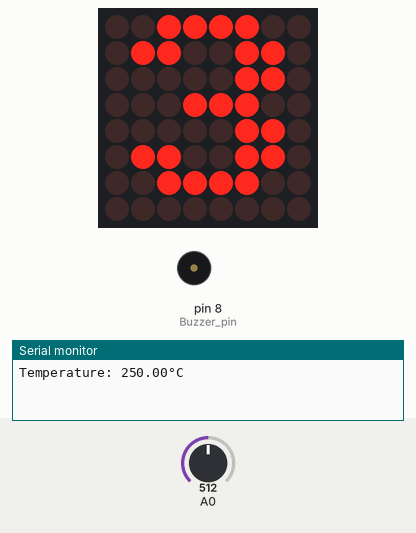
Recording of a sketch running on a simulated Arduino Uno, built with avr-gcc and run on an emulated ATmega328P. Parts: 8×8 LED matrix, buzzer (waves = sounding), the last lines printed to the serial monitor. The inputs (shaded band) are chosen by the test bench; at power-on: A0 = 512.

Above: at 1.2 s.
1.3 s: A0 set to 17
At 2.4 s:
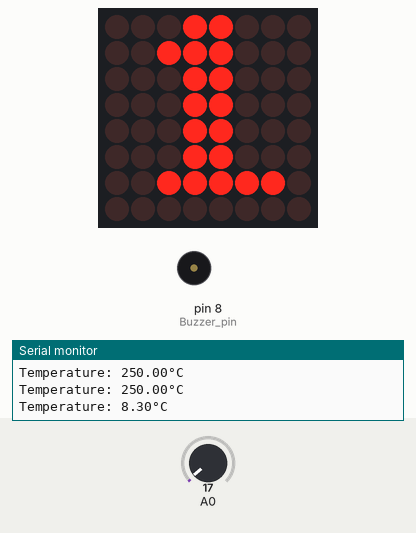
3.0 s: A0 set to 35
At 3.5 s:
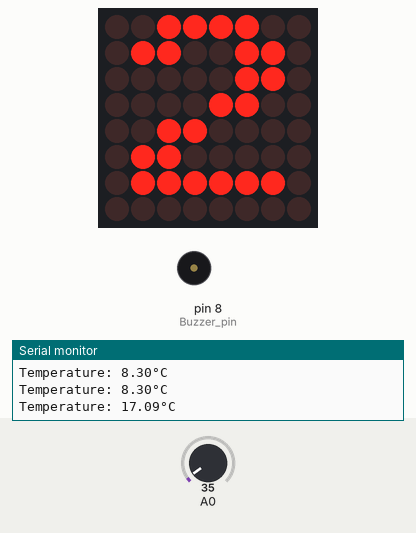
6.0 s: A0 set to 15
At 7.4 s:
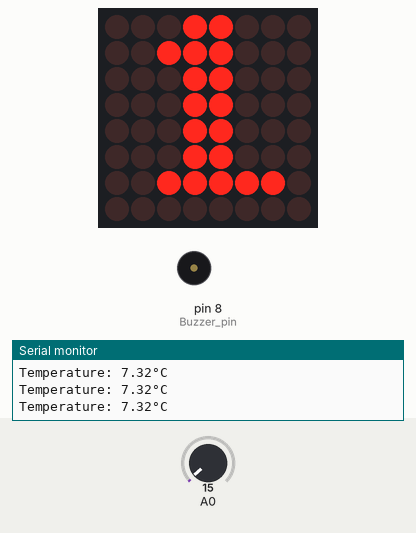
9.0 s: A0 set to 21
10.5 s: A0 set to 25
At 11.7 s:
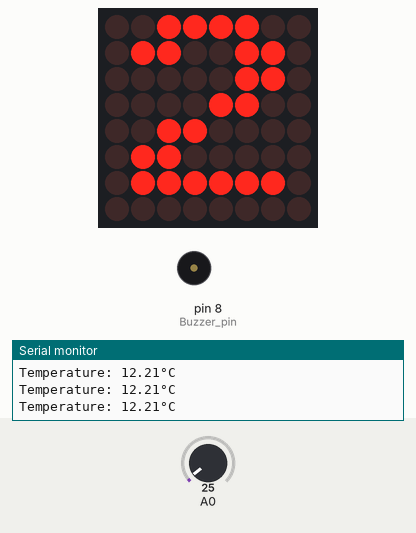
12.0 s: A0 set to 122
At 13.1 s:
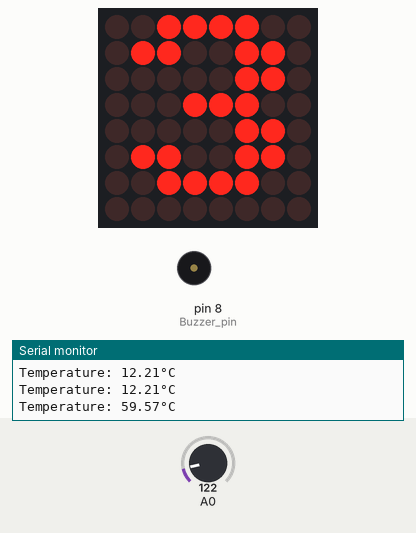
Timing chart, 0 to 14.5 s (numbered marks = the images above; inputs shaded):
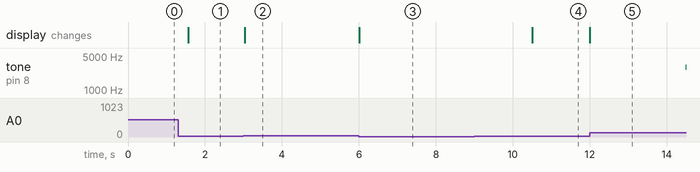

Measured:
- the behaviour switches between 22 and 23 on A0 (found by bisection; images 3 and 4)
- after the input at 1.3 s, tone on pin 8 (Buzzer_pin): stays silent (without the input it goes to 2838 Hz after 1.7 s); the display: changes after 0.26 s (image 1)
- after the input at 3.0 s, the display: changes at once (image 2)
- after the input at 6.0 s, the display: changes at once (image 3)
- after the input at 10.5 s, the display: changes at once (image 4)
- after the input at 12.0 s, tone on pin 8 (Buzzer_pin): silent → 2956 Hz after 2.5 s; the display: changes at once (image 5)

The sketch:

temp_alarm_led_1.ino
```cpp
#include <LedControl.h>

// Pin connections for MAX7219 (DIN, CLK, CS)
LedControl lc = LedControl(12, 11, 10, 1);  // Set pins for MAX7219 (DIN=12, CLK=11, CS=10)

// Variables for the rest of the logic
float sinVal;
int toneVal;
unsigned long tepTimer;

void setup() {
    // Initialize the LED matrix
    lc.shutdown(0, false);  // Wake up LED matrix
    lc.setIntensity(0, 8);  // Set brightness (0-15)
    lc.clearDisplay(0);     // Clear the display

    pinMode(8, OUTPUT);     // Buzzer pin
    Serial.begin(9600);     // Start serial communication
}

void displayNumber(int num) {
    // Clear the matrix before displaying a new number
    lc.clearDisplay(0);

    // Display the number on the LED matrix
    switch (num) {
        case 0:
            // Display '0'
            lc.setRow(0, 0, B00111100);
            lc.setRow(0, 1, B01100110);
            lc.setRow(0, 2, B01100110);
            lc.setRow(0, 3, B01100110);
            lc.setRow(0, 4, B01100110);
            lc.setRow(0, 5, B01100110);
            lc.setRow(0, 6, B00111100);
            lc.setRow(0, 7, B00000000);
            break;
        case 1:
            // Display '1'
            lc.setRow(0, 0, B00011000);
            lc.setRow(0, 1, B00111000);
            lc.setRow(0, 2, B00011000);
            lc.setRow(0, 3, B00011000);
            lc.setRow(0, 4, B00011000);
            lc.setRow(0, 5, B00011000);
            lc.setRow(0, 6, B00111110);
            lc.setRow(0, 7, B00000000);
            break;
        case 2:
            // Display '2'
            lc.setRow(0, 0, B00111100);
            lc.setRow(0, 1, B01100110);
            lc.setRow(0, 2, B00000110);
            lc.setRow(0, 3, B00001100);
            lc.setRow(0, 4, B00110000);
            lc.setRow(0, 5, B01100000);
            lc.setRow(0, 6, B01111110);
            lc.setRow(0, 7, B00000000);
            break;
        case 3:
            // Display '3'
            lc.setRow(0, 0, B00111100);
            lc.setRow(0, 1, B01100110);
            lc.setRow(0, 2, B00000110);
            lc.setRow(0, 3, B00011100);
            lc.setRow(0, 4, B00000110);
            lc.setRow(0, 5, B01100110);
            lc.setRow(0, 6, B00111100);
            lc.setRow(0, 7, B00000000);
            break;
    }
}

void loop() {
    int val;
    double data;

    // Read analog value from temperature sensor
    val = analogRead(0);

    // Correct temperature conversion formula
    data = (double)val * (5.0 / 10.24);  // Convert voltage to temperature in degrees Celsius

    // Check the temperature range and display corresponding number on the LED matrix
    if (data < 0) {
        displayNumber(0);  // Display 0
    } else if (data >= 1 && data <= 10) {
        displayNumber(1);  // Display 1
    } else if (data >= 11 && data <= 25) {
        displayNumber(2);  // Display 2
    } else if (data > 25) {
        displayNumber(3);  // Display 3
    }

    // If the temperature exceeds 27°C, sound the buzzer
    if (data > 27) {
        // Generate a sound based on a sine wave
        for (int x = 0; x < 180; x++) {
            sinVal = sin(x * (3.1412 / 180));       // Generate sine wave value
            toneVal = 2000 + (int(sinVal * 1000));  // Calculate tone frequency
            tone(8, toneVal);                        // Play the tone on buzzer
            delay(2);                                // Short delay to modulate the sound
        }
    } else {
        noTone(8);  // Stop the buzzer if temperature is below threshold
    }

    // Output the temperature every 500ms
    if (millis() - tepTimer > 500) {
        tepTimer = millis();          // Reset the timer
        Serial.print("Temperature: ");
        Serial.print(data);           // Print temperature to serial monitor
        Serial.println("°C");
    }
}
```
